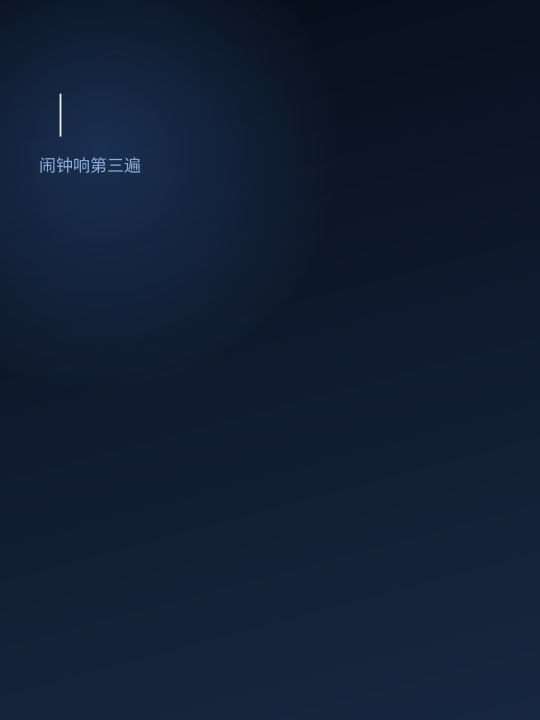
#> input picture frames5/f0006.png, 1080 x 1440 px, given in place of xiaoyu-final.png, which was not available (shown at 1/2 size); the run also reads 1 picture not shown here
$ python compose5.py
#> lines starting #> are read from the running program, lines starting #| are printed output that depends on the picture; after the words box and inside, x2 and y2 are one past the last pixel; in counts of white or black regions, pixels touching at a corner belong together
import math
from PIL import Image, ImageDraw, ImageFilter
FPS=30; N=450
src=Image.open("/sdcard/Download/DSHA/xiaoyu-final.png").convert("RGBA")
#> src is the input picture: PIL image 1080x1440 RGBA; mean R, G, B, A 17.4, 29.9, 51.4, 255
w,h=src.size
#> w = 1080; h = 1440
src=src.crop((70,0,w-100,h-30)); w,h=src.size
#> after `src = src.crop((70, 0, w - 100, h - 30))`:
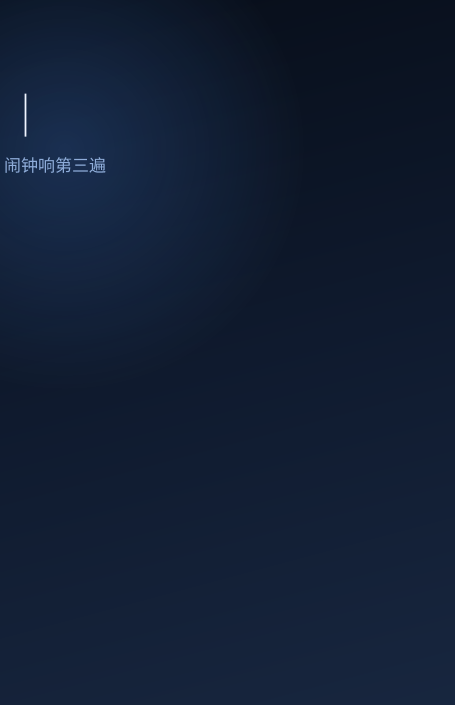
#> src: PIL image 910x1410 RGBA (shown at 1/2 size); mean R, G, B, A 17.4, 29.9, 51.4, 255
#> after `w, h = src.size`: w = 910; h = 1410
r=int(min(w,h)*0.06)
#> r = 54
mask=Image.new("L",(w,h),0); ImageDraw.Draw(mask).rounded_rectangle([0,0,w-1,h-1],r,fill=255)
#> after `mask = Image.new('L', (w, h), 0)`: mask: PIL image 910x1410 L; every value is 0
#> after `ImageDraw.Draw(mask).rounded_rectangle([0, 0, w - 1, h - 1], r, fill=2`:
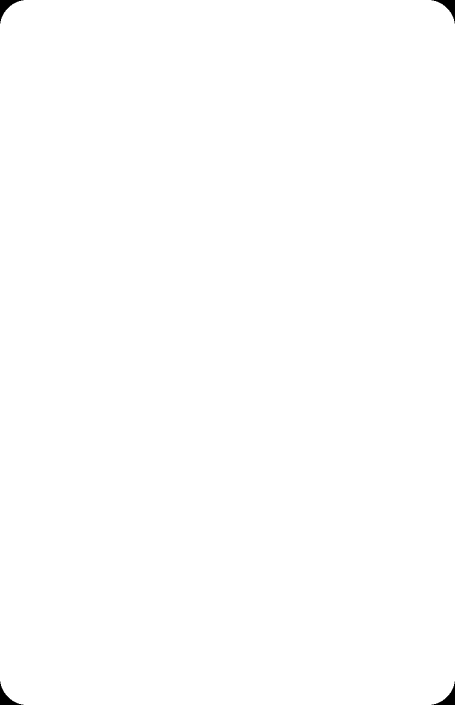
#> mask: PIL image 910x1410 L (shown at 1/2 size); 99.8% white; 4 black regions, box (x1, y1, x2, y2) and area: (0, 0, 47, 47) 642, (863, 0, 910, 47) 642, (0, 1363, 47, 1410) 642, (863, 1363, 910, 1410) 642
card=src.copy(); card.putalpha(mask)
shadow=Image.new("RGBA",(w+60,h+60),(0,0,0,0))
#> shadow: PIL image 970x1470 RGBA; every value is 0
ImageDraw.Draw(shadow).rounded_rectangle([30,40,w+30,h+40],r,fill=(0,0,0,110))
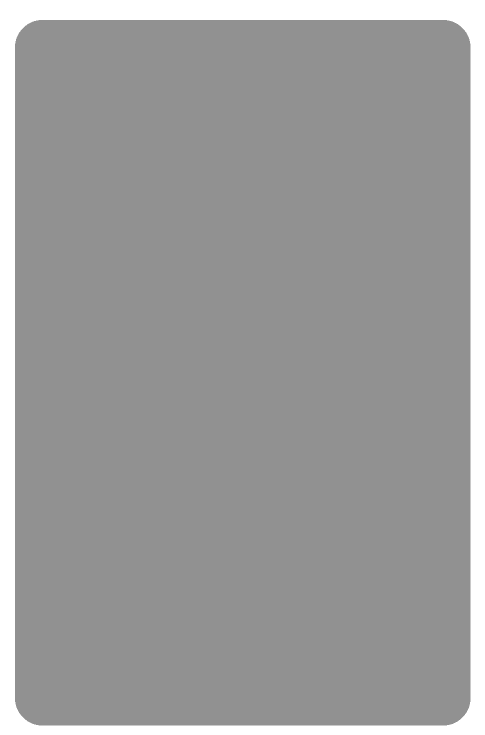
#> shadow: PIL image 970x1470 RGBA (shown at 1/2 size); mean R, G, B, A 0, 0, 0, 99; transparent parts drawn white
shadow=shadow.filter(ImageFilter.GaussianBlur(22))
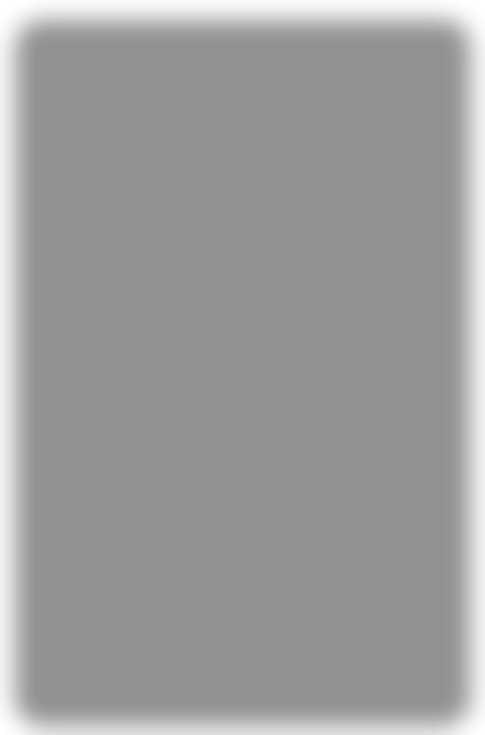
#> shadow: PIL image 970x1470 RGBA (shown at 1/2 size); mean R, G, B, A 0, 0, 0, 98.7; transparent parts drawn white
for i in range(N):
    t=i/FPS
    base=Image.open(f"/root/work/xiaoyu-video/frames5/f{i:04d}.png").convert("RGBA")
    W,H=base.size
#> W = 1080; H = 1440
    s,dy = 0.26, 8
    cw,ch=int(card.width*s),int(card.height*s)
#> cw = 236; ch = 366
    c=card.resize((cw,ch),Image.LANCZOS)
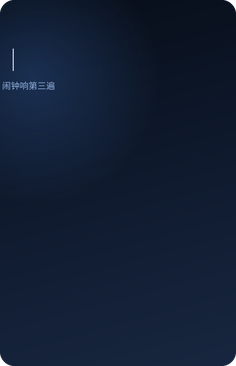
#> c: PIL image 236x366 RGBA; mean R, G, B, A 17.4, 29.8, 51.3, 254.5; transparent parts drawn white
    sh=shadow.resize((int(shadow.width*s),int(shadow.height*s)),Image.LANCZOS)
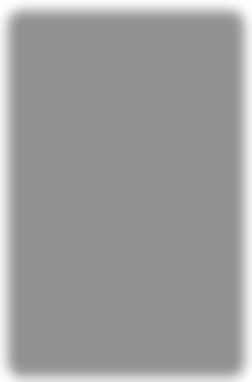
#> sh: PIL image 252x382 RGBA; mean R, G, B, A 0, 0, 0, 98.7; transparent parts drawn white
    e=min(1,max(0,t/0.8)); e=1-(1-e)**3
    x=W-cw-56-int(260*(1-e)); y=int(300+dy*math.sin(t*2.2))
#> after `x = W - cw - 56 - int(260 * (1 - e))`: x = 528
    base.alpha_composite(sh,(int(x-30*s),int(y-40*s)))
    base.alpha_composite(c,(int(x),int(y)))
    base.convert("RGB").save(f"/root/work/xiaoyu-video/composed5/f{i:04d}.png")
#> (the run stopped early here; a loop or call above may not have finished)
